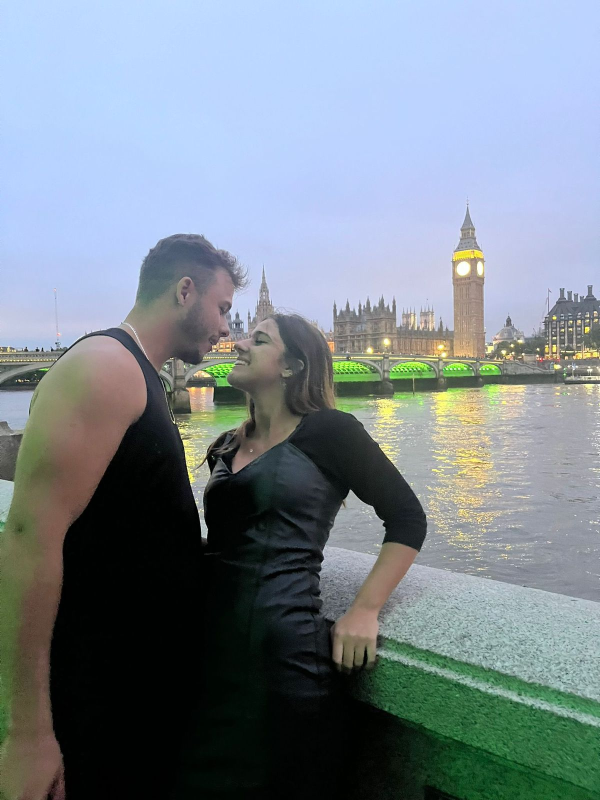
#> input picture tarefa2/sources/amor.jpeg, 1200 x 1600 px, found by its file name (shown at 1/2 size)
$ python 1_triangulo_preto.py
#> lines starting #> are read from the running program, lines starting #| are printed output that depends on the picture; after the words box and inside, x2 and y2 are one past the last pixel; in counts of white or black regions, pixels touching at a corner belong together
import cv2
import numpy as np

image = cv2.imread('tarefa2/sources/amor.jpeg')
#> image is the input picture: shape (1600, 1200, 3); mean B, G, R 143.7, 134.8, 122.9

p1 = (930, 390)
p2 = (860, 560)
p3 = (999, 540)

# cria uma lista com os pontos
triangle_cnt = np.array([p1, p2, p3])

# desenha um contorno e pinta de preto (0,0,0); o -1 indica que ele será preenchido com essa cor
cv2.drawContours(image, [triangle_cnt], 0, (0, 0, 0), -1)
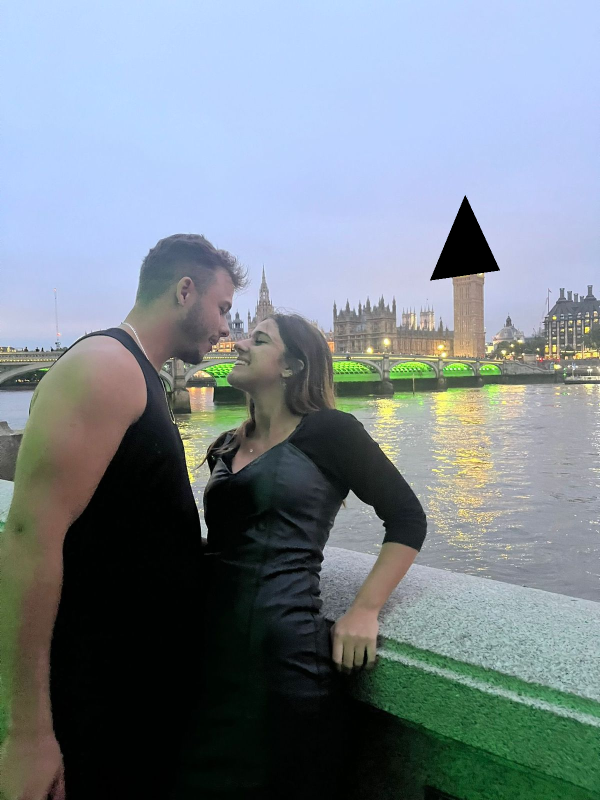
#> image: shape (1600, 1200, 3) (shown at 1/2 size); 0.59% of pixels changed, all inside (x1, y1, x2, y2) = (860, 390, 1000, 561)

# Salvar a imagem resultante
output_path = 'tarefa2/sources/imgTriangulo.jpeg'
cv2.imwrite(output_path, image)

print(f"Imagem salva em: {output_path}")
